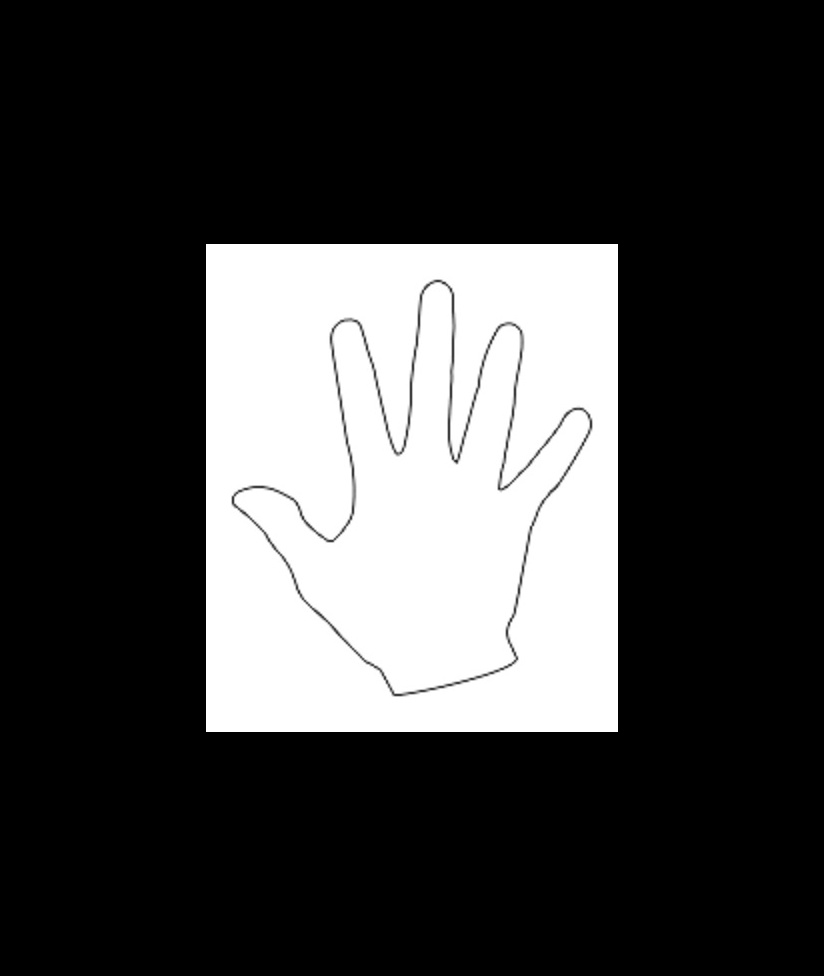
#> input picture Original_image.jpg, 824 x 976 px
$ jupyter execute Q1.ipynb
#> lines starting #> are read from the running program, lines starting #| are printed output that depends on the picture
[cell 1]
import cv2
import numpy as np
from matplotlib import pyplot as plt

[cell 2]
def imshow( image = None,title = "img", size = 20):
    w, h = image.shape[0], image.shape[1]
    aspect_ratio = w/(3*h)
    plt.figure(figsize=(size * aspect_ratio,size))
    plt.imshow(cv2.cvtColor(image, cv2.COLOR_BGR2RGB))
    plt.title(title)
    plt.show()

[cell 3]
def rotate_image(image = None, angle = 90):
  image_center = tuple(np.array(image.shape[1::-1]) / 2)
  rot_mat = cv2.getRotationMatrix2D(image_center, angle, 1.0)
  result = cv2.warpAffine(image, rot_mat, image.shape[1::-1], flags=cv2.INTER_LINEAR)
  return result

[cell 4]
Original_image = cv2.imread('Original_image.jpg')
#> Original_image is the input picture: shape (976, 824, 3); min 0, max 255, mean 62.6
Height_org,Width_org = Original_image.shape[:-1]
#> Height_org = 976; Width_org = 824
imshow(Original_image)

[cell 5]
Original_image.shape[:-1]
#> Out = (976, 824)
# Original_image.shape[0]
# Original_image.shape[1]
# tuple(np.array(Original_image.shape[1::-1]))

[cell 6]
transformed_image = cv2.imread('transformed_image.jpg')
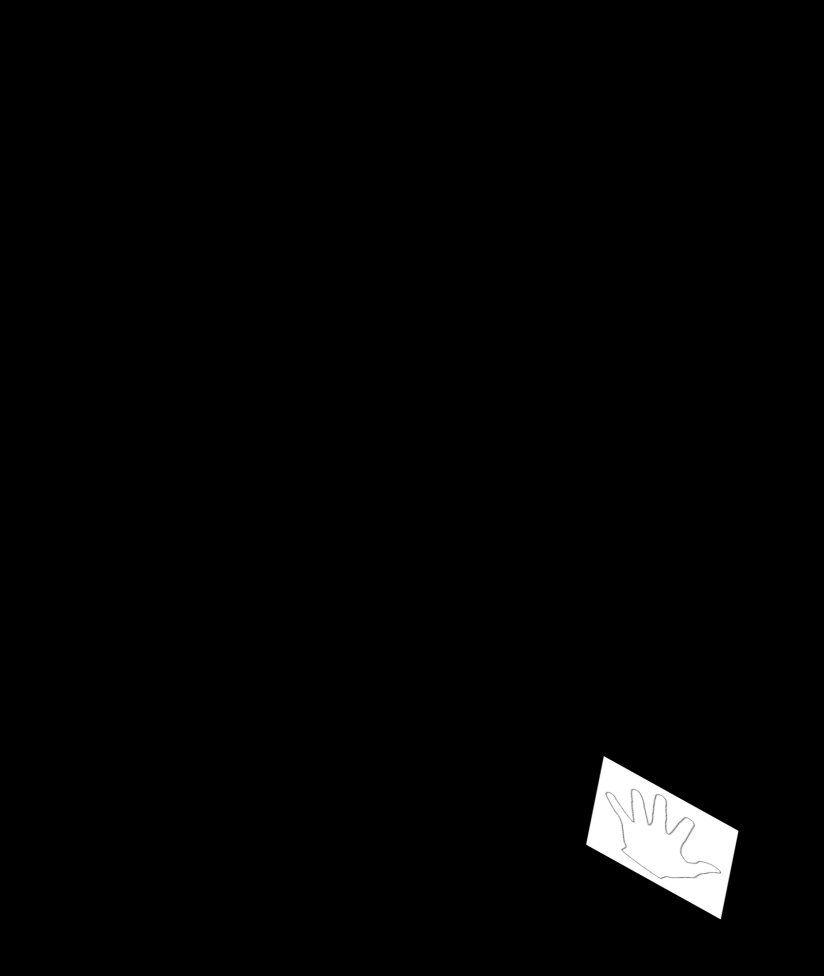
#> input picture transformed_image.jpg, 824 x 976 px
#> transformed_image is the input picture: shape (976, 824, 3); min 0, max 255, mean 4.1
imshow(transformed_image)

[cell 7]
tmp = cv2.flip(Original_image,1)
# tmp = cv2.resize(tmp,None,fx=.5,fy=.5,interpolation = cv2.INTER_LINEAR)
# tmp = cv2.pyrDown(tmp)
# T = np.float32([[.45,0.1,Width_org/4],[0,.2,Height_org/4]])
T = np.float32([[.4,0,0],[0,.2,0]])
tmp = cv2.warpAffine(tmp, T, tmp.shape[1::-1])
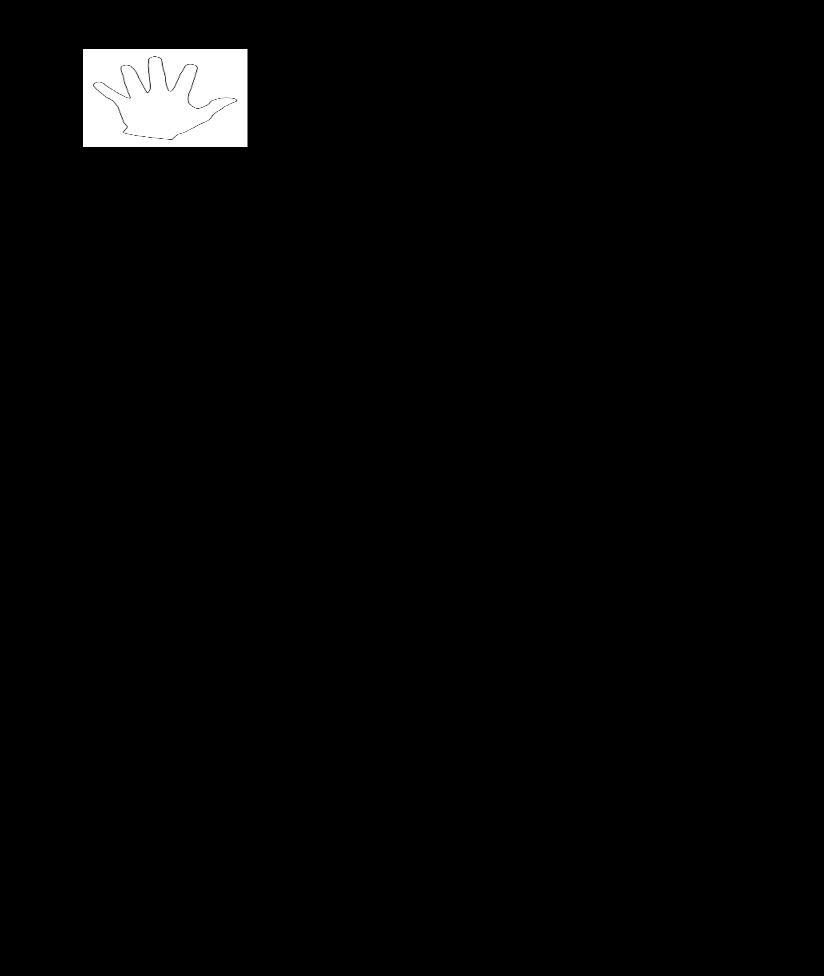
#> tmp: shape (976, 824, 3); min 0, max 255, mean 5
T = np.float32([[1,.2,0],[0,1,0]])
tmp = cv2.warpAffine(tmp, T, tmp.shape[1::-1])
# rot_mat = cv2.getRotationMatrix2D(tuple(np.array(tmp.shape[1::-1])/2), -30, 1.0)
rot_mat = cv2.getRotationMatrix2D(tuple([0,0]), -30, 1.0)
tmp = cv2.warpAffine(tmp, rot_mat, tmp.shape[1::-1], flags=cv2.INTER_LINEAR)
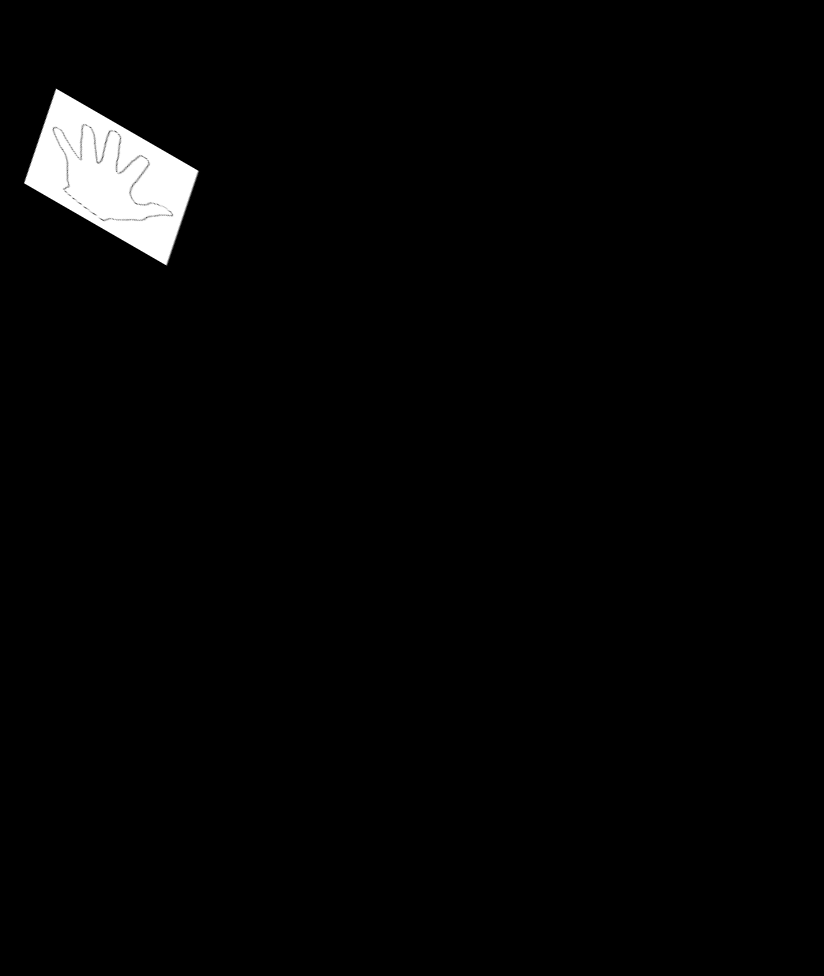
#> tmp: shape (976, 824, 3); min 0, max 255, mean 5

T = np.float32([[1,0,550],[0,1,650]])
tmp = cv2.warpAffine(tmp, T, tmp.shape[1::-1])

q1 = tmp
imshow(tmp)

[cell 8]
# T = np.float32([[1,0,-550],[0,1,-650]])
# tmp = cv2.warpAffine(transformed_image, T, transformed_image.shape[1::-1])

T = np.float32([[1,0,-550],[0,1,-650]])
tmp = cv2.warpAffine(q1, T, q1.shape[1::-1])

rot_mat = cv2.getRotationMatrix2D(tuple([0,0]), +30, 1.0)
tmp = cv2.warpAffine(tmp, rot_mat, tmp.shape[1::-1], flags=cv2.INTER_LINEAR)

T = np.float32([[1,-.2,0],[0,1,0]])
tmp = cv2.warpAffine(tmp, T, tmp.shape[1::-1])

T = np.float32([[2.5,0,0],[0,5,0]])
tmp = cv2.warpAffine(tmp, T, tmp.shape[1::-1])
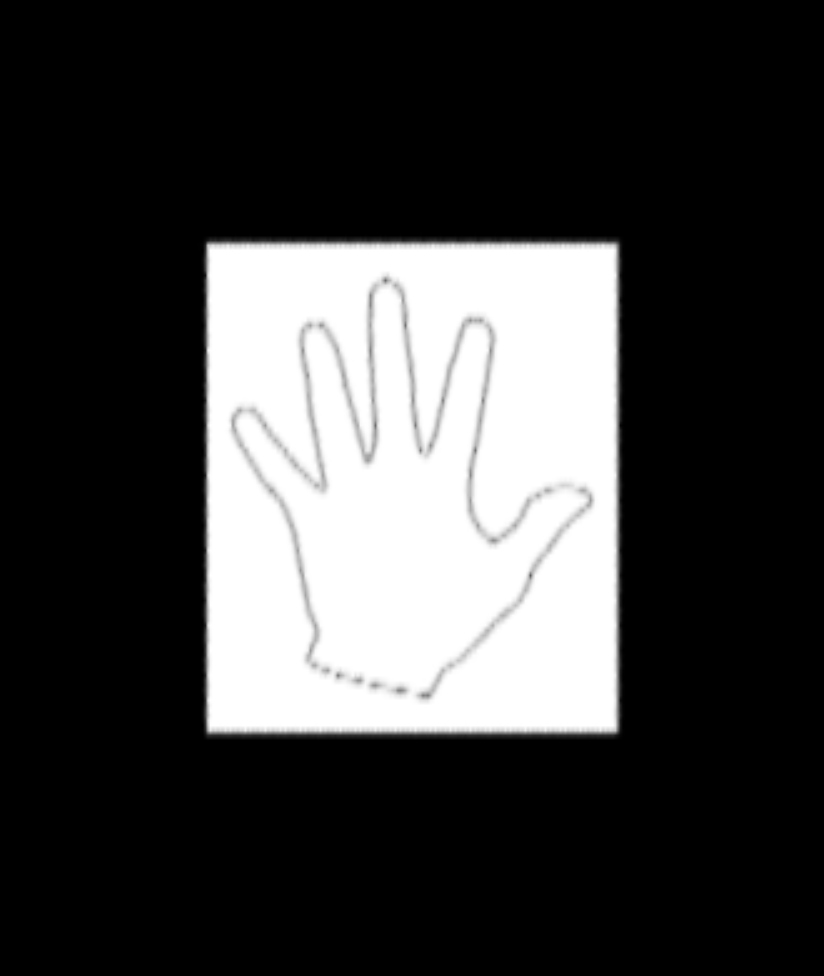
#> tmp: shape (976, 824, 3); min 0, max 255, mean 62.7

tmp = cv2.flip(tmp,1)
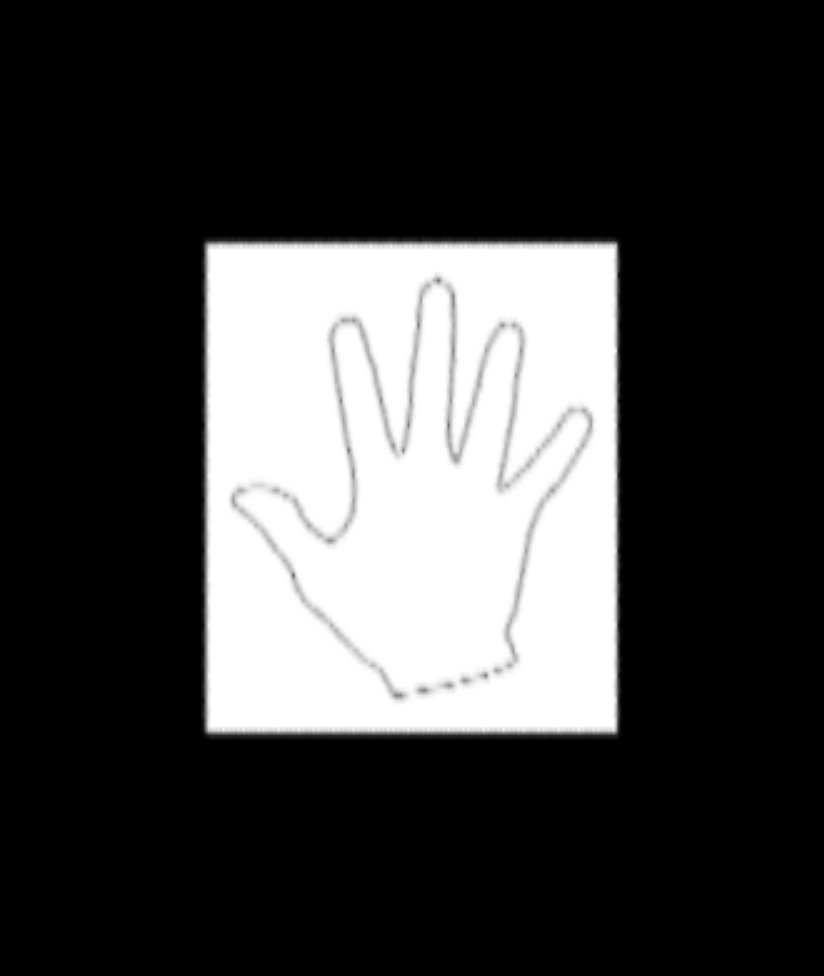
#> tmp: shape (976, 824, 3); min 0, max 255, mean 62.7

imshow(tmp)
